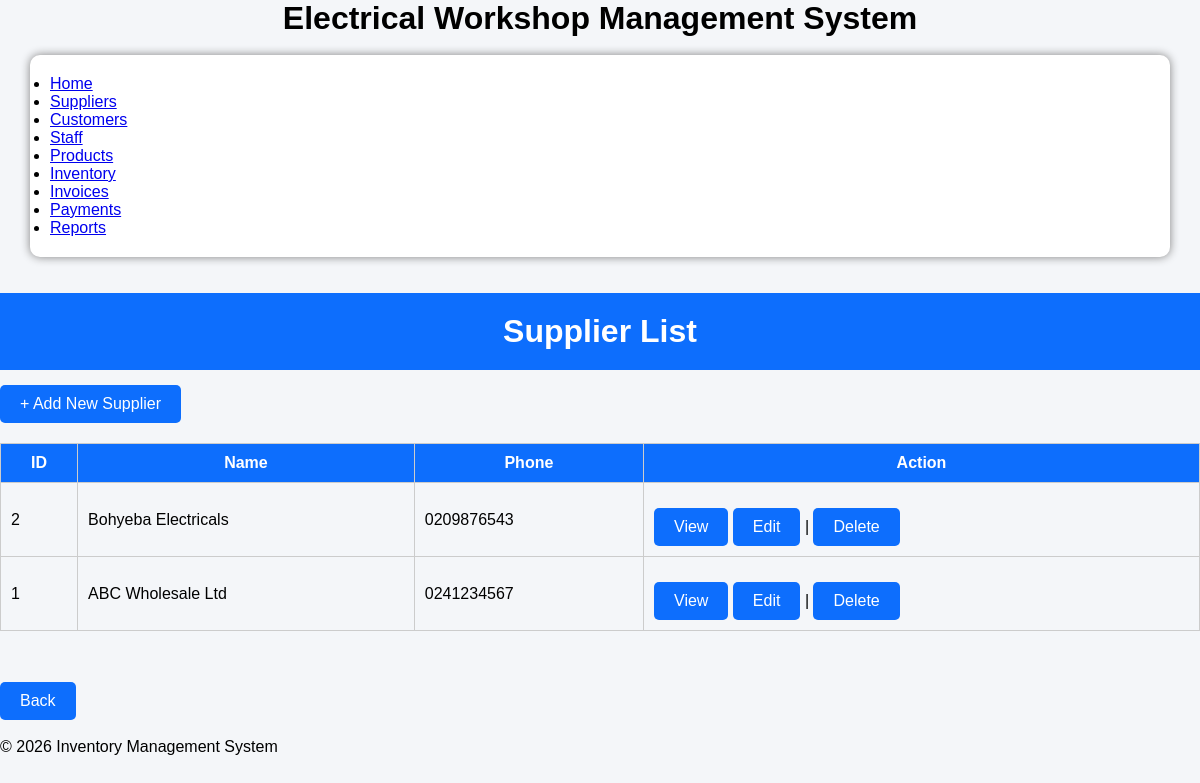
Page /supplier/index.php on the committed database.
### tables this page shows
CREATE TABLE supplier (
  `Supplier_ID` int NOT NULL AUTO_INCREMENT,
  `Supplier_Name` varchar(100) NOT NULL,
  `Phone` varchar(20) DEFAULT NULL,
  `Address` varchar(255) DEFAULT NULL,
  `Registration_Date` date DEFAULT NULL,
  PRIMARY KEY (`Supplier_ID`),
  UNIQUE KEY `Phone` (`Phone`)
);

### supplier/index.php (the view, shortened to what this page needs)
<?php
include '../config/database.php';
include '../includes/header.php';
$sql = "SELECT * FROM `Supplier` ORDER BY `Supplier_ID` DESC";
$result = mysqli_query($conn, $sql);
?>
<!DOCTYPE html>
<html lang="en">
<head>
    <link rel="stylesheet" href="../css/style.css">
</head>
<body>
     <br><br>
<h1 class="header">Supplier List</h1>
<a href="add_supplier.php" class="btn">+ Add New Supplier</a>
<table border="1" cellpadding="10">
    <tr>
        <th>ID</th><th>Name</th><th>Phone</th><th>Action</th>
    </tr>
    <?php while($row = mysqli_fetch_assoc($result)) { ?>
    <tr>
        <td><?php echo $row['Supplier_ID']; ?></td>
        <td><?php echo $row['Supplier_Name']; ?></td>
        <td><?php echo $row['Phone']; ?></td>
        <td>
            <a href="view_supplier.php?supplier_id=<?php echo $row['Supplier_ID']; ?>" class="btn">View</a>
            <a href="edit_supplier.php?id=<?php echo $row['Supplier_ID']; ?>" class="btn">Edit</a> |
            <a href="delete_supplier.php?id=<?php echo $row['Supplier_ID']; ?>" onclick="return confirm('Delete?')" class="btn">Delete</a>
        </td>
    </tr>
    <?php } ?>
</table>
<br><br>
<a href="../index.php" class="btn">Back</a><br><br>
<?php include '../includes/footer.php'; ?>
</body>
</html>

### css/style.css (style rules this page uses)
Body { Font-family: Arial; Background:#f4f4f4; }
Button,.btn { Background:#003366; Color:white; Padding:10px 20px; Border:none; Text-decoration:none; Display:inline-block; Margin-top:15px; Cursor:pointer; }
Table { Width:100%; Border-collapse:collapse; Margin-top:20px; }
Table,th,td { Border:1px solid #ccc; }
Th { Background:#003366; Color:white; Padding:10px; }
Td { Padding:10px; }
* { margin:0; padding:0; box-sizing:border-box; font-family:Arial, Helvetica, sans-serif; }
body { background:#f4f6f9; }
.header { background:#0d6efd; color:white; padding:20px; text-align:center; }
.btn { display:inline-block; background:#0d6efd; color:white; padding:10px 20px; text-decoration:none; border-radius:5px; }
table { width:100%; border-collapse:collapse; margin-top:20px; }
table th { background:#0d6efd; color:white; padding:10px; }
table td { padding:10px; border:1px solid #ccc; }

### rows in the picture
supplier: Supplier_ID "2", Supplier_Name "Bohyeba Electricals", Phone "0209876543"
supplier: Supplier_ID "1", Supplier_Name "ABC Wholesale Ltd", Phone "0241234567"
